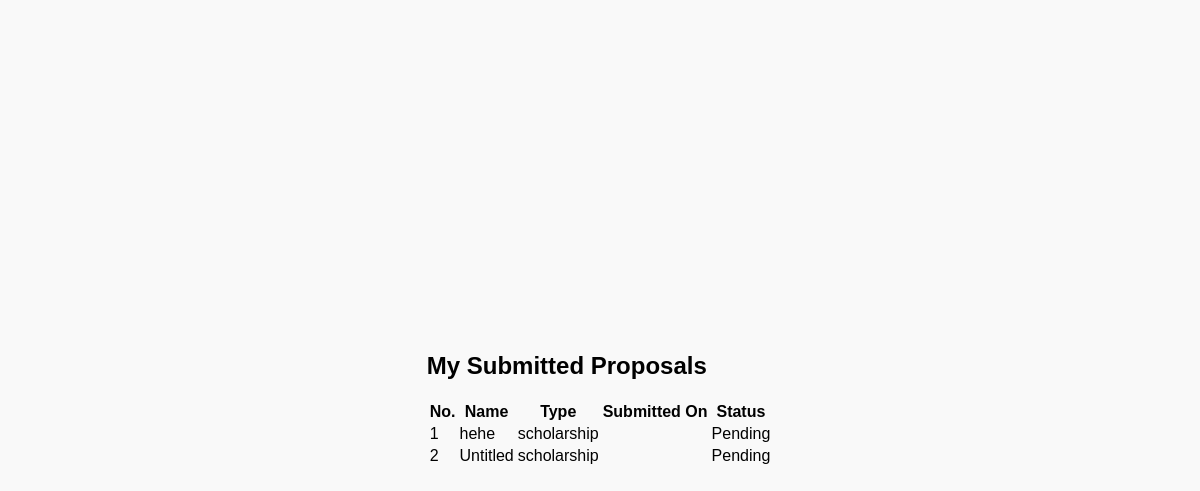
Before: /programs/my_proposals/ (signed in) with the older database file.
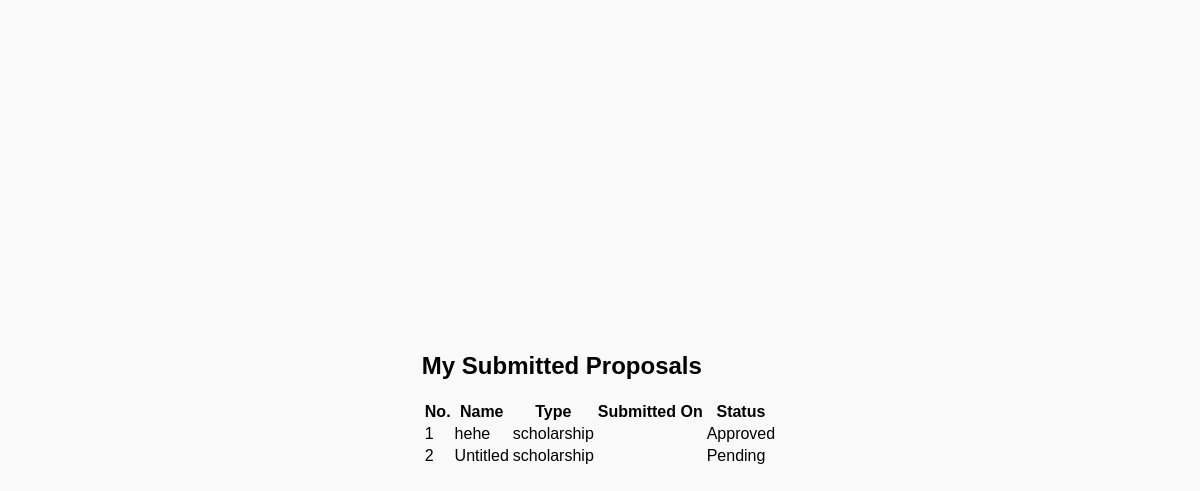
After: the same page with the newer database file.
### programs/models.py (models this page shows, shortened)
class AidProgram(models.Model):
    STATUS_CHOICES = [
        ('OPEN', 'Open'),
        ('CLOSE', 'Close'),
    ]
    LOCALITY_CHOICES = [
        ('LOCAL', 'Local'),
        ('INTERNATIONAL', 'International'),
    ]
    LEVEL_CHOICES = [
        ('UNDERGRADUATE', 'Undergraduate'),
        ('POSTGRADUATE', 'Postgraduate'),
    ]
    APPROVAL_CHOICES = [
        ('PENDING', 'Pending'),
        ('APPROVED', 'Approved'),
        ('REJECTED', 'Rejected'),
    ]
    name = models.CharField(max_length=255)
    owner = models.CharField(max_length=255)
    aid_type = models.CharField(max_length=100)
    level = models.CharField(max_length=20, choices=LEVEL_CHOICES)
    locality = models.CharField(max_length=20, choices=LOCALITY_CHOICES)
    status = models.CharField(max_length=10, choices=STATUS_CHOICES, default='OPEN')
    eligibility = models.TextField(blank=True, null=True)
    closing_date = models.DateField()
    required_documents = models.TextField(blank=True, null=True)
    total_funds = models.DecimalField(max_digits=12, decimal_places=2, null=True, blank=True)
    proposed_by = models.ForeignKey(settings.AUTH_USER_MODEL, on_delete=models.CASCADE, null=True, blank=True)
    approval_status = models.CharField(max_length=10, choices=APPROVAL_CHOICES, default='PENDING')

### programs/views.py (the view)
# urls.py: path("my_proposals/", my_proposals, name="my_proposals"),
def my_proposals(request):
    my_aids = AidProgram.objects.filter(proposed_by=request.user)
    return render(request, "my_proposals.html", {"my_aids": my_aids})

### programs/templates/my_proposals.html (shortened to what this page needs)
{% extends "base.html" %}
{% block content %}
<div class="container mt-5">
    <div class="card shadow-lg border-0">
        <div class="card-header bg-primary text-white text-center py-3">
            <h2 class="mb-0">My Submitted Proposals</h2>
        </div>
        <div class="card-body">
            {% if my_aids %}
            <div class="table-responsive">
                <table class="table table-hover align-middle">
                    <thead class="table-dark">
                        <tr>
                            <th class="text-center">No.</th>
                            <th>Name</th>
                            <th>Type</th>
                            <th>Submitted On</th>
                            <th class="text-center">Status</th>
                        </tr>
                    </thead>
                    <tbody>
                        {% for aid in my_aids %}
                        <tr>
                            <td class="text-center">{{ forloop.counter }}</td>
                            <td>{{ aid.name }}</td>
                            <td>{{ aid.aid_type }}</td>
                            <td>{{ aid.created_at|date:"Y-m-d" }}</td>
                            <td class="text-center">
                                {% if aid.approval_status == "PENDING" %}
                                    <span class="badge rounded-pill bg-warning text-dark px-3 py-2">Pending</span>
                                {% elif aid.approval_status == "APPROVED" %}
                                    <span class="badge rounded-pill bg-success px-3 py-2">Approved</span>
                                {% else %}
                                    <span class="badge rounded-pill bg-danger px-3 py-2">Rejected</span>
                                {% endif %}
                            </td>
                        </tr>
                        {% endfor %}
                    </tbody>
                </table>
            </div>
            {% else %}
            <p class="text-center text-muted fs-5">You have not submitted any aid proposals yet.</p>
            {% endif %}
        </div>
    </div>
</div>
{% endblock %}

Changed rows visible on the page:
changed AidProgram "hehe": approval_status "Pending" → "Approved"
